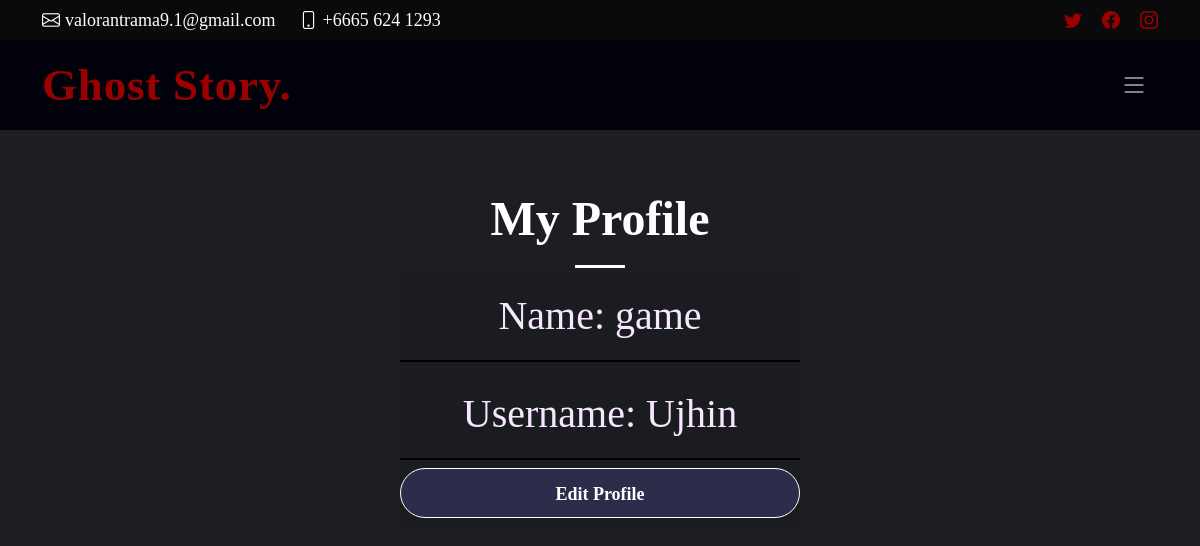
The app's page /profile (signed in), older data.
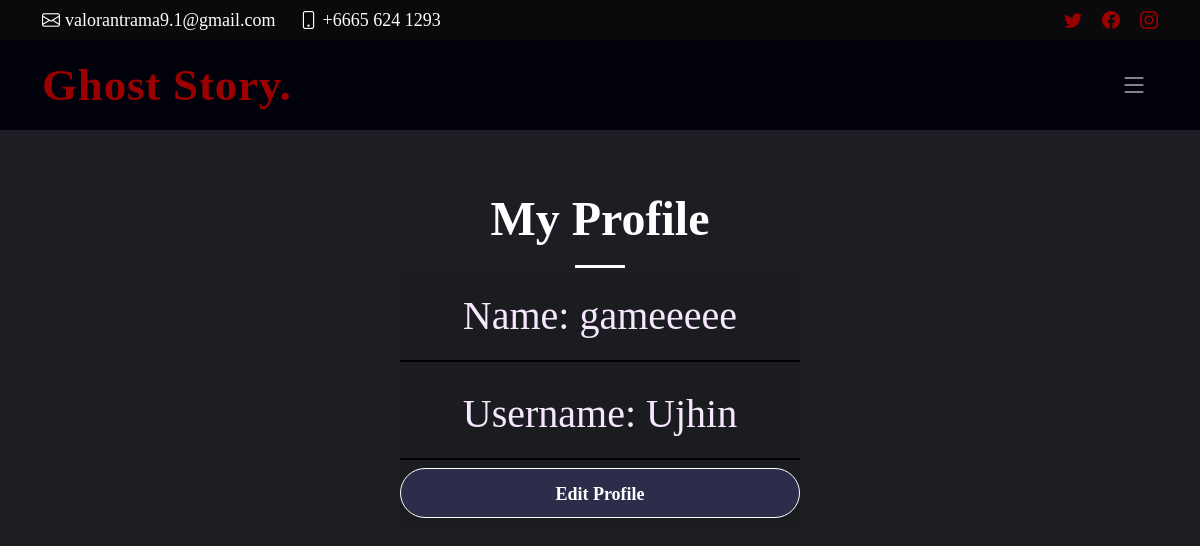
The same page, newer data.
### models.py (models this page shows)
class User(UserMixin, db.Model):
    id = db.Column(db.Integer, primary_key=True)
    name = db.Column(db.String(100))
    username = db.Column(db.String(80), unique=True, nullable=False)
    password = db.Column(db.String(200), nullable=False)

### app.py (the view)
@app.route('/profile')
@login_required
def profile():
    return render_template('profile.html', user=current_user)

### app.py (called while the page is built)
@login_manager.user_loader
def load_user(user_id):
    return User.query.get(int(user_id))

### templates/profile.html (shortened to what this page needs)
<!DOCTYPE html>
<html lang="en">
<head>
    <link href="{{ url_for('static', filename='vendor/bootstrap/css/bootstrap.min.css') }}" rel="stylesheet">
    <link href="{{ url_for('static', filename='vendor/bootstrap-icons/bootstrap-icons.css') }}" rel="stylesheet">
    <link href="{{ url_for('static', filename='vendor/aos/aos.css') }}" rel="stylesheet">
    <link href="{{ url_for('static', filename='vendor/glightbox/css/glightbox.min.css') }}" rel="stylesheet">
    <link href="{{ url_for('static', filename='vendor/swiper/swiper-bundle.min.css') }}" rel="stylesheet">
    <link rel="stylesheet" href="{{ url_for('static', filename='css/style.css') }}">
</head>
<body>
    <section id="topbar" class="topbar d-flex align-items-center">
        <div class="container d-flex justify-content-center justify-content-md-between">
            <div class="contact-info d-flex align-items-center">
                <i class="bi bi-envelope d-flex align-items-center"><a
                        href="mailto:valorantrama9.1@gmail.com">valorantrama9.1@gmail.com</a></i>
                <i class="bi bi-phone d-flex align-items-center ms-4"><span>+6665 624 1293</span></i>
            </div>
            <div class="social-links d-none d-md-flex align-items-center">
                <a href="https://twitter.com/Xhi3r" class="twitter" target="_blank"><i class="bi bi-twitter"></i></a>
                <a href="https://www.facebook.com/profile.php?id=100015127746814" class="facebook" target="_blank"><i
                        class="bi bi-facebook"></i></a>
                <a href="https://www.instagram.com/tng.aj/" class="instagram" target="_blank"><i
                        class="bi bi-instagram"></i></a>
            </div>
        </div>
    </section>
    <header id="header" class="header d-flex align-items-center">
        <div class="container-fluid container-xl d-flex align-items-center justify-content-between">
            <a href="{{ url_for('index')}}" class="logo d-flex align-items-center">
                <h1>Ghost Story<span>.</span></h1>
            </a>
            <i class="mobile-nav-toggle mobile-nav-show bi bi-list"></i>
        </div>
    </header>
    <main>
        <section>
            <div class="section-header">
                <h2>My Profile</h2>
                <div class=" card-login ">
                    <h1>Name: {{ user.name }}</h1>
                    <h1>Username: {{ user.username }}</h1>
                    <a class="register-btn" href="{{ url_for('edit_profile') }}">Edit Profile</a>
                </div>
            </div>
        </section>
    </main>
</body>
</html>

### assets/static/css/style.css (style rules this page uses)
:root { --font-default: "Protest Revolution"; --font-primary: "Protest Revolution" ; --font-secondary: "Protest Revolution"; }
:root { --color-default: #ffffff; --color-primary: #1b1b25; --color-secondary: #930505; --color-tri: #ffffff; }
:root { scroll-behavior: smooth; }
body { font-family: var(--font-default); color: var(--color-default); background-color: #1d1d24; }
a { color: var(--color-primary); text-decoration: none; }
h1, h2, h3, h4, h5, h6 { font-family: var(--font-primary); }
section { padding: 60px 0; overflow: hidden; }
.section-header { text-align: center; padding-bottom: 60px; }
.section-header h2 { font-size: 48px; font-weight: 600; margin-bottom: 20px; padding-bottom: 20px; position: relative; }
.section-header h2:after { content: ""; position: absolute; display: block; width: 50px; height: 3px; background: var(--color-tri); left: 0; right: 0; bottom: 0; margin: auto; }
.topbar { background: #0a090c;; height: 40px; font-size: 18px; transition: all 0.5s; color: #9a0000; padding: 0; }
.topbar .contact-info i { font-style: normal; color: #fff; line-height: 0; }
.topbar .contact-info i a, .topbar .contact-info i span { padding-left: 5px; color: #fff; }
.topbar .contact-info i a { line-height: 0; transition: 0.3s; }
.topbar .social-links a { color: #9a0000; line-height: 0; transition: 0.3s; margin-left: 20px; }
.header { transition: all 0.5s; z-index: 997; height: 90px; background-color: #00010b; }
.header .logo h1 { font-size: 45px; margin: 0; font-weight: 600; letter-spacing: 0.8px; color: #9a0000; font-family: var(--font-primary); }
.header .logo h1 span { color: #9a0000; }
section { scroll-margin-top: 70px; }
@media (max-width: 1279px) { .mobile-nav-show { color: rgba(255, 255, 255, 0.6); font-size: 28px; cursor: pointer; line-height: 0; transition: 0.5s; z-index: 9999; margin-right: 10px; } }
.card-login { position: absolute; top: 50%; left: 50%; transform: translate(-50%, -50%); width: 400px; background: #1b1c1f; border-radius: 10px; }
.card-login h1 { text-align: center; color: #f6e7ff; padding: 20px 0 20px 0; border-bottom: 2px solid #000000; }
.card-login a.register-btn { display: block; width: 100%; height: 50px; text-align: center; border: 1px solid; background: #2c2c4b; border-radius: 25px; font-size: 18px; color: #ffffff; font-weight: 700; cursor: pointer; outline: none; margin: 0px 0 10px; line-height: 50px; }

Row changes from the older to the newer data that the page shows:
changed User "Ujhin": name "game" → "gameeeee"
